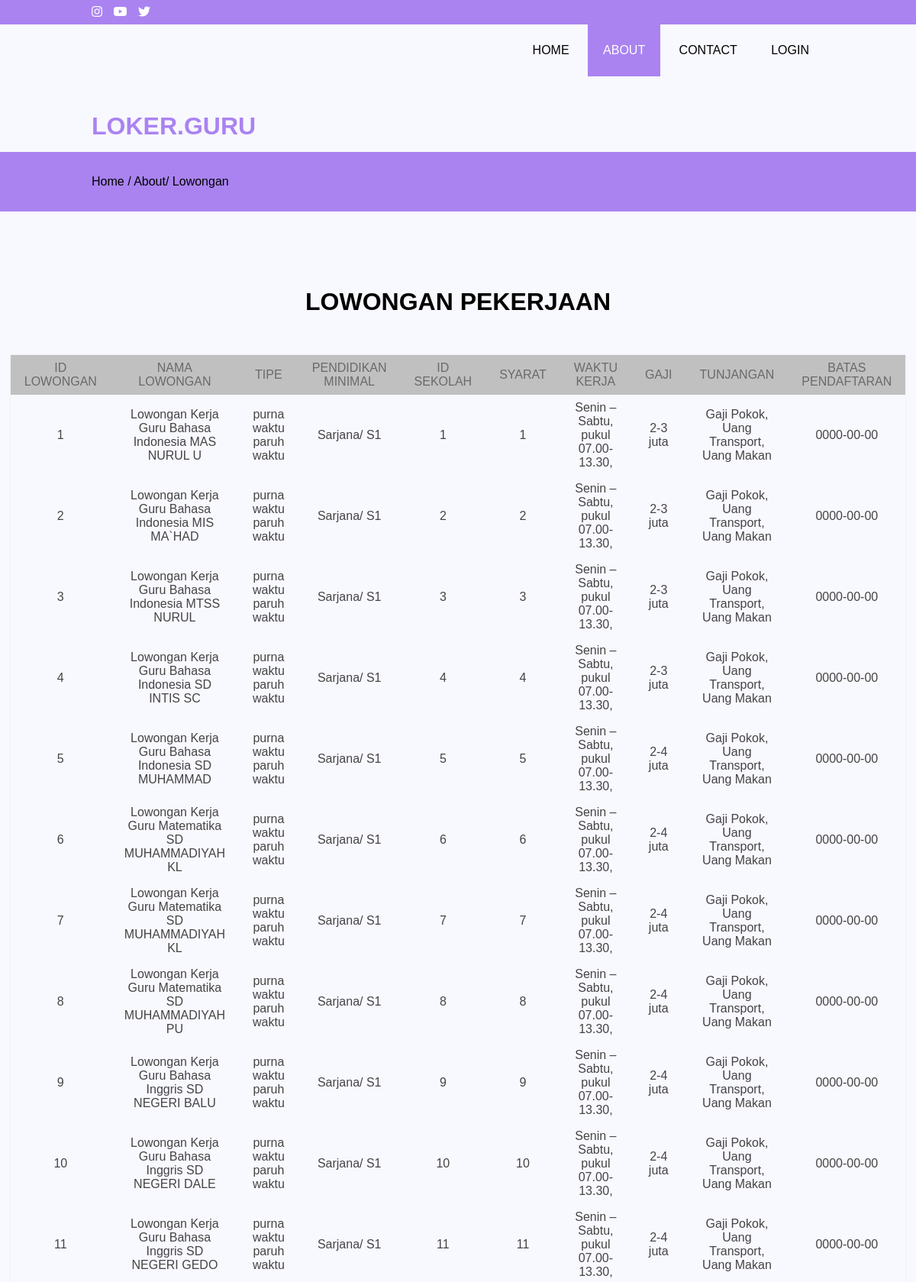
Screenshot of /PHP/lowongan.php (upper part) with the database file from the repository.
### tables this page shows
CREATE TABLE `lowongan` (
  `id_lowongan` int(5) NOT NULL,
  `nama_lowongan` varchar(50) NOT NULL,
  `id_sekolah` int(5) NOT NULL,
  `tipe` enum('purna waktu','paruh waktu','','') NOT NULL,
  `pendidikan_minimal` varchar(50) NOT NULL,
  `id_syarat` int(5) NOT NULL,
  `gaji` varchar(30) NOT NULL,
  `tunjangan` varchar(500) NOT NULL,
  `waktu_kerja` varchar(100) NOT NULL,
  `tgl_dibuat` date NOT NULL,
  `tgl_dimodif` date NOT NULL,
  `tgl_expired` date NOT NULL
);

### PHP/lowongan.php (the view, shortened to what this page needs)
<?php
$koneksi = mysqli_connect("localhost", "root", "", "loker_guru");
$result= mysqli_query($koneksi, "SELECT * FROM lowongan")
?>
<!DOCTYPE html>
<html>
    <head>
    <link rel="stylesheet" type="text/css" href="css/style.css">
    <link rel="stylesheet" type="text/css" href="https://cdnjs.cloudflare.com/ajax/libs/font-awesome/5.15.3/css/all.min.css ">
    </head>
    <body>
        <div class="medsos">
            <div class="container">
                <ul>
                    <li><a href="#"><i class="fab fa-instagram"></i></a></li>
                    <li><a href="#"><i class="fab fa-youtube"></i></a></li>
                    <li><a href="#"><i class="fab fa-twitter"></i></a></li>
                </ul>
            </div>
        </div>
        <header>
            <div class="container">
                <h1><a href="index.html">LOKER.GURU</a></h1>
                <ul>
                    <li><a href="index.html">HOME</a></li>
                    <li class="active"><a href="about.html">ABOUT</a></li>
                    <li><a href="contact.html">CONTACT</a></li>
                    <li><a href="login.html">LOGIN</a></li>
                </ul>
            </div>
        </header>
        <section class="label">
            <div class="container">
                <p>Home / About/ Lowongan</p>
            </div>
        </section>
        <head>
        </head>
        <center>
        <h1 class="text-center mb-5">LOWONGAN PEKERJAAN</h1>
        <table class="table table-striped">
            <tr>
                <th scope="col">ID LOWONGAN</th>
                <th scope="col">NAMA LOWONGAN</th>
                <th scope="col">TIPE</th>
                <th scope="col">PENDIDIKAN MINIMAL</th>
                <th scope="col">ID SEKOLAH</th>
                <th scope="col">SYARAT</th>
                <th scope="col">WAKTU KERJA</th>
                <th scope="col">GAJI</th>
                <th scope="col">TUNJANGAN</th>
                <th scope="col">BATAS PENDAFTARAN</th>
            </tr>
            <?php while($row=mysqli_fetch_assoc($result)): ?>
            <tr>
                <td><?php echo $row["id_lowongan"]; ?></td>
                <td><?php echo $row["nama_lowongan"]; ?></td>
                <td><? echo $row["tipe"]; ?>
                    <a href="">purna waktu</a>
                    <a href="">paruh waktu</a>
                </td>
                <td><? echo $row["pendidikan_minimal"]; ?></td>
                <td><? echo $row["id_sekolah"]; ?></td>
                <td><? echo $row["id_syarat"]; ?></td>
                <td><? echo $row["waktu_kerja"]; ?></td>
                <td><? echo $row["gaji"]; ?></td>
                <td><? echo $row["tunjangan"]; ?></td>
                <td><? echo $row["tgl_expired"]; ?></td>
            </tr>
            <?php endwhile; ?>
        </table>
        </center>
    </body>
</html>

### CSS/style.css (style rules this page uses)
* { padding:0; margin:0; font-family: sans-serif; }
body { background-color: #F8F8FF; background-image: url('img/bg1.jpg') }
a { color: inherit; text-decoration: none; }
.medsos { padding:7px 0; background-color: #AA83F1; }
.medsos ul li { display: inline-block; color: #fff; margin-right: 10px; }
.container { width:80%; margin:0 auto; }
.container:after { content:''; display: block; clear: both; }
header h1 { float: left; padding:15px 0; color: #AA83F1; font-family: monospace; }
header ul { float: right; }
header ul li { display: inline-block; }
header ul li a { padding:25px 20px; display: inline-block; }
h1 { margin-top: 100px; }
.table { font-family: sans-serif; color: #444; border-collapse: collapse; width: 50%; border: 1px solid #f2f2f2; margin-top: 50px; }
.table tr th { background: #C0C0C0; color: #696969; font-weight: normal; }
.table, th, td { padding: 8px 18px; text-align: center; }
.active { background-color:#AA83F1; color: #fff; }
section { padding:70px 0; }
.label { background-color: #AA83F1; padding: 30px 0; }

### rows the page displays
lowongan: id_lowongan "1", nama_lowongan "Lowongan Kerja Guru Bahasa Indonesia MAS NURUL U", pendidikan_minimal "Sarjana/ S1", id_sekolah "1", id_syarat "1", waktu_kerja "Senin – Sabtu, pukul 07.00-13.30,", gaji "2-3 juta", tunjangan "Gaji Pokok, Uang Transport, Uang Makan", tgl_expired "0000-00-00"
lowongan: id_lowongan "2", nama_lowongan "Lowongan Kerja Guru Bahasa Indonesia MIS MA`HAD", pendidikan_minimal "Sarjana/ S1", id_sekolah "2", id_syarat "2", waktu_kerja "Senin – Sabtu, pukul 07.00-13.30,", gaji "2-3 juta", tunjangan "Gaji Pokok, Uang Transport, Uang Makan", tgl_expired "0000-00-00"
lowongan: id_lowongan "3", nama_lowongan "Lowongan Kerja Guru Bahasa Indonesia MTSS NURUL", pendidikan_minimal "Sarjana/ S1", id_sekolah "3", id_syarat "3", waktu_kerja "Senin – Sabtu, pukul 07.00-13.30,", gaji "2-3 juta", tunjangan "Gaji Pokok, Uang Transport, Uang Makan", tgl_expired "0000-00-00"
lowongan: id_lowongan "4", nama_lowongan "Lowongan Kerja Guru Bahasa Indonesia SD INTIS SC", pendidikan_minimal "Sarjana/ S1", id_sekolah "4", id_syarat "4", waktu_kerja "Senin – Sabtu, pukul 07.00-13.30,", gaji "2-3 juta", tunjangan "Gaji Pokok, Uang Transport, Uang Makan", tgl_expired "0000-00-00"
lowongan: id_lowongan "5", nama_lowongan "Lowongan Kerja Guru Bahasa Indonesia SD MUHAMMAD", pendidikan_minimal "Sarjana/ S1", id_sekolah "5", id_syarat "5", waktu_kerja "Senin – Sabtu, pukul 07.00-13.30,", gaji "2-4 juta", tunjangan "Gaji Pokok, Uang Transport, Uang Makan", tgl_expired "0000-00-00"
lowongan: id_lowongan "6", nama_lowongan "Lowongan Kerja Guru Matematika SD MUHAMMADIYAH KL", pendidikan_minimal "Sarjana/ S1", id_sekolah "6", id_syarat "6", waktu_kerja "Senin – Sabtu, pukul 07.00-13.30,", gaji "2-4 juta", tunjangan "Gaji Pokok, Uang Transport, Uang Makan", tgl_expired "0000-00-00"
lowongan: id_lowongan "7", nama_lowongan "Lowongan Kerja Guru Matematika SD MUHAMMADIYAH KL", pendidikan_minimal "Sarjana/ S1", id_sekolah "7", id_syarat "7", waktu_kerja "Senin – Sabtu, pukul 07.00-13.30,", gaji "2-4 juta", tunjangan "Gaji Pokok, Uang Transport, Uang Makan", tgl_expired "0000-00-00"
lowongan: id_lowongan "8", nama_lowongan "Lowongan Kerja Guru Matematika SD MUHAMMADIYAH PU", pendidikan_minimal "Sarjana/ S1", id_sekolah "8", id_syarat "8", waktu_kerja "Senin – Sabtu, pukul 07.00-13.30,", gaji "2-4 juta", tunjangan "Gaji Pokok, Uang Transport, Uang Makan", tgl_expired "0000-00-00"
lowongan: id_lowongan "9", nama_lowongan "Lowongan Kerja Guru Bahasa Inggris SD NEGERI BALU", pendidikan_minimal "Sarjana/ S1", id_sekolah "9", id_syarat "9", waktu_kerja "Senin – Sabtu, pukul 07.00-13.30,", gaji "2-4 juta", tunjangan "Gaji Pokok, Uang Transport, Uang Makan", tgl_expired "0000-00-00"
lowongan: id_lowongan "10", nama_lowongan "Lowongan Kerja Guru Bahasa Inggris SD NEGERI DALE", pendidikan_minimal "Sarjana/ S1", id_sekolah "10", id_syarat "10", waktu_kerja "Senin – Sabtu, pukul 07.00-13.30,", gaji "2-4 juta", tunjangan "Gaji Pokok, Uang Transport, Uang Makan", tgl_expired "0000-00-00"
lowongan: id_lowongan "11", nama_lowongan "Lowongan Kerja Guru Bahasa Inggris SD NEGERI GEDO", pendidikan_minimal "Sarjana/ S1", id_sekolah "11", id_syarat "11", waktu_kerja "Senin – Sabtu, pukul 07.00-13.30,", gaji "2-4 juta", tunjangan "Gaji Pokok, Uang Transport, Uang Makan", tgl_expired "0000-00-00"
